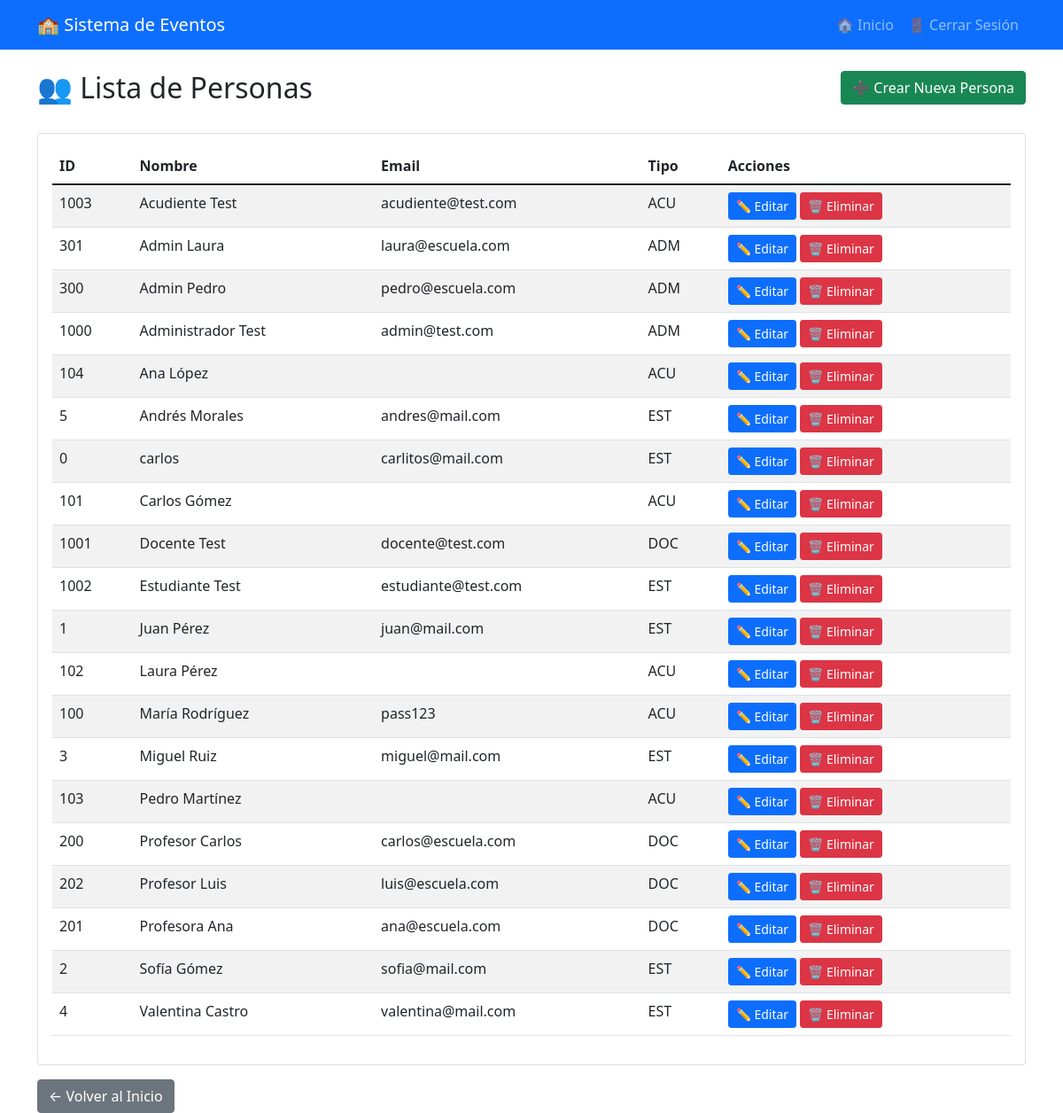
Page /public/index.php?accion=personas (signed in) on the committed database.
### tables this page shows
CREATE TABLE `persona` (
  `id_user` int(10) NOT NULL,
  `foto_persona` varchar(150) DEFAULT NULL,
  `nom_user` varchar(150) DEFAULT NULL,
  `ciudad` varchar(2) DEFAULT NULL,
  `telef_user` int(9) DEFAULT NULL,
  `correo_user` varchar(30) DEFAULT NULL,
  `contrasena_user` varchar(10) DEFAULT NULL,
  `cod_grado` int(2) DEFAULT NULL,
  `grupo` int(1) DEFAULT NULL,
  `cc_acudiente` int(10) DEFAULT NULL,
  `nom_acudiente` varchar(50) DEFAULT NULL,
  `telef_acudiente` int(10) DEFAULT NULL,
  `telef_acudiente_dos` int(10) DEFAULT NULL,
  `correo_acudiente` varchar(50) DEFAULT NULL,
  `tipo_persona` varchar(3) DEFAULT NULL,
  `fecha_creacion` datetime DEFAULT NULL,
  `fecha_edicion` datetime DEFAULT NULL,
  `codigo_qr` varchar(255) DEFAULT NULL
);

### src/vistas/personas/lista.php (the view, shortened to what this page needs)
<?php
$stmt = $pdo->query("SELECT * FROM persona ORDER BY nom_user");
$personas = $stmt->fetchAll();
?>
<!DOCTYPE html>
<html lang="es">
<head>
    <link href="https://cdn.jsdelivr.net/npm/bootstrap@5.1.3/dist/css/bootstrap.min.css" rel="stylesheet">
</head>
<body>
    <nav class="navbar navbar-expand-lg navbar-dark bg-primary">
        <div class="container">
            <a class="navbar-brand" href="index.php">🏫 Sistema de Eventos</a>
            <div class="navbar-nav ms-auto">
                <a class="nav-link" href="index.php?accion=inicio">🏠 Inicio</a>
                <a class="nav-link" href="index.php?accion=logout">🚪 Cerrar Sesión</a>
            </div>
        </div>
    </nav>
    <div class="container mt-4">
        <div class="row mb-4">
            <div class="col-md-8">
                <h2>👥 Lista de Personas</h2>
            </div>
            <div class="col-md-4 text-end">
                <a href="index.php?accion=crear_persona" class="btn btn-success">
                    ➕ Crear Nueva Persona
                </a>
            </div>
        </div>
        <div class="card">
            <div class="card-body">
                <div class="table-responsive">
                    <table class="table table-striped">
                        <thead>
                            <tr>
                                <th>ID</th>
                                <th>Nombre</th>
                                <th>Email</th>
                                <th>Tipo</th>
                                <th>Acciones</th>
                            </tr>
                        </thead>
                        <tbody>
                            <?php foreach ($personas as $persona): ?>
                            <tr>
                                <td><?php echo $persona['id_user']; ?></td>
                                <td><?php echo htmlspecialchars($persona['nom_user']); ?></td>
                                <td><?php echo htmlspecialchars($persona['correo_user']); ?></td>
                                <td>
                                    <?php
                                    $tipos = [
                                        'ADM' => '<span class="badge bg-danger">Admin</span>',
                                        'DOC' => '<span class="badge bg-primary">Docente</span>',
                                        'EST' => '<span class="badge bg-success">Estudiante</span>',
                                        'ACU' => '<span class="badge bg-warning">Acudiente</span>'
                                    ];
                                    echo $tipos[$persona['tipo_persona']] ?? $persona['tipo_persona'];
                                    ?>
                                </td>
                                <td>
                                    <a href="index.php?accion=editar_persona&id=<?php echo $persona['id_user']; ?>"
                                       class="btn btn-sm btn-primary">
                                        ✏️ Editar
                                    </a>
                                    <a href="index.php?accion=eliminar_persona&id=<?php echo $persona['id_user']; ?>"
                                       class="btn btn-sm btn-danger"
                                       onclick="return confirm('¿Estás seguro de eliminar esta persona?')">
                                        🗑️ Eliminar
                                    </a>
                                </td>
                            </tr>
                            <?php endforeach; ?>
                        </tbody>
                    </table>
                </div>
            </div>
        </div>
        <div class="mt-3">
            <a href="index.php?accion=inicio" class="btn btn-secondary">
                ← Volver al Inicio
            </a>
        </div>
    </div>
</body>
</html>

### public/index.php (shortened to what this page needs)
<?php
try {
    $pdo = new PDO("mysql:host=localhost;dbname=registro;charset=utf8", "root", "");
    $pdo->setAttribute(PDO::ATTR_ERRMODE, PDO::ERRMODE_EXCEPTION);
} catch (PDOException $e) {
    die("Error de conexión: " . $e->getMessage());
}
$accion = $_GET['accion'] ?? 'inicio';
switch ($accion) {
    case 'personas':
        include '../src/vistas/personas/lista.php';
        break;
}
?>

### rows in the picture
persona: id_user "1003", nom_user "Acudiente Test", correo_user "acudiente@test.com", tipo_persona "ACU"
persona: id_user "301", nom_user "Admin Laura", correo_user "laura@escuela.com", tipo_persona "ADM"
persona: id_user "300", nom_user "Admin Pedro", correo_user "pedro@escuela.com", tipo_persona "ADM"
persona: id_user "1000", nom_user "Administrador Test", correo_user "admin@test.com", tipo_persona "ADM"
persona: id_user "104", nom_user "Ana López", tipo_persona "ACU"
persona: id_user "5", nom_user "Andrés Morales", correo_user "andres@mail.com", tipo_persona "EST"
persona: id_user "0", nom_user "carlos", correo_user "carlitos@mail.com", tipo_persona "EST"
persona: id_user "101", nom_user "Carlos Gómez", tipo_persona "ACU"
persona: id_user "1001", nom_user "Docente Test", correo_user "docente@test.com", tipo_persona "DOC"
persona: id_user "1002", nom_user "Estudiante Test", correo_user "estudiante@test.com", tipo_persona "EST"
persona: id_user "1", nom_user "Juan Pérez", correo_user "juan@mail.com", tipo_persona "EST"
persona: id_user "102", nom_user "Laura Pérez", tipo_persona "ACU"
persona: id_user "100", nom_user "María Rodríguez", correo_user "pass123", tipo_persona "ACU"
persona: id_user "3", nom_user "Miguel Ruiz", correo_user "miguel@mail.com", tipo_persona "EST"
persona: id_user "103", nom_user "Pedro Martínez", tipo_persona "ACU"
persona: id_user "200", nom_user "Profesor Carlos", correo_user "carlos@escuela.com", tipo_persona "DOC"
persona: id_user "202", nom_user "Profesor Luis", correo_user "luis@escuela.com", tipo_persona "DOC"
persona: id_user "201", nom_user "Profesora Ana", correo_user "ana@escuela.com", tipo_persona "DOC"
persona: id_user "2", nom_user "Sofía Gómez", correo_user "sofia@mail.com", tipo_persona "EST"
persona: id_user "4", nom_user "Valentina Castro", correo_user "valentina@mail.com", tipo_persona "EST"
